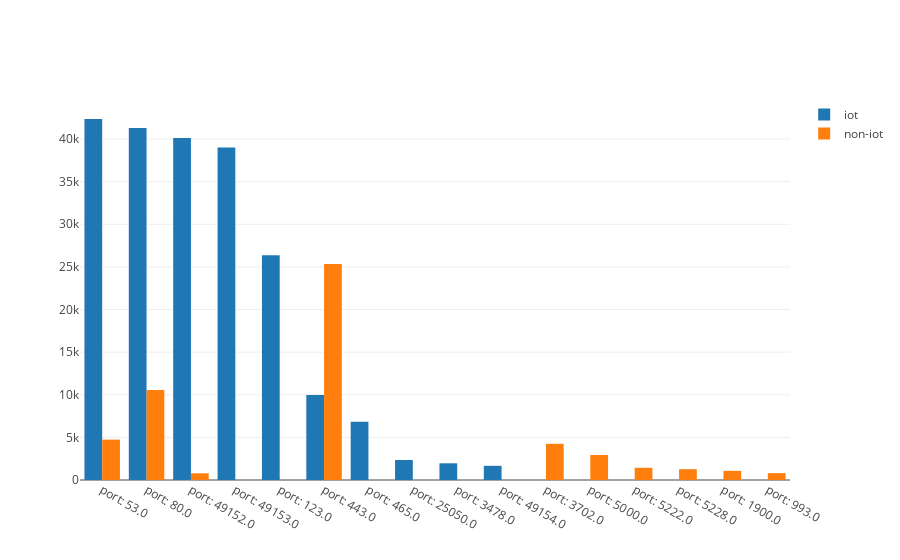

Notebook cell for this chart:
### Code cell
data = [go.Bar(
            x=iot_keys,
            y=iot_values,
            name='iot'
    ),
        go.Bar(
            x=non_iot_keys,
            y=non_iot_values,
            name='non-iot'
    )]

iplot(data)

### Figure 1 — Plotly figure (JSON) as saved in the notebook; plotly's stock layout.template omitted (floating-point values rounded to 4 significant figures)
{"data": [{"name": "iot", "type": "bar", "uid": "bd11e4d6-e21d-4d84-b112-051b25006527", "x": ["port: 53.0", "port: 80.0", "port: 49152.0", "port: 49153.0", "port: 123.0", "port: 443.0", "port: 465.0", "port: 25050.0", "port: 3478.0", "port: 49154.0"], "y": [42346, 41280, 40113, 39005, 26355, 9981, 6829, 2343, 1959, 1663]}, {"name": "non-iot", "type": "bar", "uid": "358ef220-6f65-45fb-a9c8-12cabe431fc1", "x": ["port: 443.0", "port: 80.0", "port: 53.0", "port: 3702.0", "port: 5000.0", "port: 5222.0", "port: 5228.0", "port: 1900.0", "port: 993.0", "port: 49152.0"], "y": [25323, 10549, 4739, 4246, 2930, 1434, 1268, 1075, 805, 785]}], "layout": {}}
